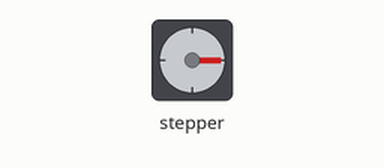
Recording of a sketch running on a simulated Arduino Uno, built with avr-gcc and run on an emulated ATmega328P. Shown: stepper motor. Wiring (inferred from the names in the program): stepper motor (2048 steps per turn assumed): coils pin 8, pin 9, pin 10, pin 11.

Above: at 0.05 s.
At 0.7 s:
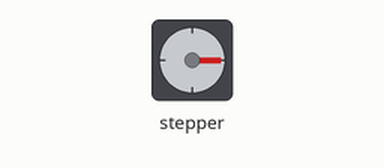
At 1.35 s:
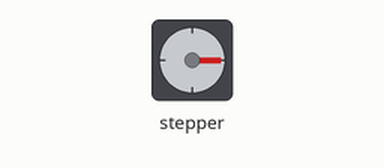
At 2.7 s:
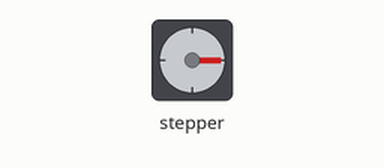
Timing chart, 0 to 6.2 s (numbered marks = the images above):
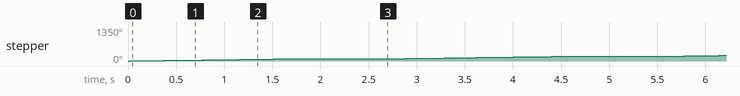

Measured:
- by itself, stepper: turns 90° clockwise in 1.7 s, repeating every 2.7 s

The sketch:

stepper_motor_multiple_numbers.ino
```cpp
#define no_of_stepper_motors 2

byte stepper_pins[no_of_stepper_motors][4] =
{
  {8, 9, 10, 11},
  {4, 5, 6, 7}
};

int current_Step[no_of_stepper_motors];
boolean Direction[no_of_stepper_motors];
int step_count = 0, angle, steps_for_angle;

void setup()
{
  for (int i = 0; i < no_of_stepper_motors; i++)
  {
    current_Step[i] = 0;
    Direction[i] = true;
    for (int j = 0; j < 4; j++)
    {
      pinMode(stepper_pins[i][j], OUTPUT);
    }
  }
}

void loop()
{
  rotate_stepper_angles(90);
  delay(1000);
}

void stepper_motor_off(int stepper_motor_number)
{
  for (int i = 0; i < 4; i++)
  {
    digitalWrite(stepper_pins[stepper_motor_number][i], LOW);
  }
}

void rotate_stepper_angles(int angle_to_rotate)
{
  float steps_for_angle = 11.37777778 * abs(angle_to_rotate);
  int step_count = 0;
  for (int i = 0; i < no_of_stepper_motors; i++)
  {
    if (angle > 0)
    {
      Direction[i] = 1;
    }
    else
    {
      Direction[i] = 0;
    }
  }

  //String print_string = "Steps for angle : " + (String)steps_for_angle;
  //Serial.println(print_string);
  while (step_count < steps_for_angle)
  {
    rotate_stepper_steps(0, 1);
    delayMicroseconds(1600);
    stepper_motor_off(0);
    //rotate_stepper_steps(1, 1);
    //delay(2);
    //stepper_motor_off(1);
    step_count++;
  }
}

void rotate_stepper_steps(byte stepper_motor_number, int steps_to_rotate)
{
  for (int x = 0; x < steps_to_rotate; x++)
  {
    switch (current_Step[stepper_motor_number])
    {
      case 0:
        digitalWrite(stepper_pins[stepper_motor_number][0], LOW);
        digitalWrite(stepper_pins[stepper_motor_number][1], LOW);
        digitalWrite(stepper_pins[stepper_motor_number][2], LOW);
        digitalWrite(stepper_pins[stepper_motor_number][3], HIGH);
        break;
      case 1:
        digitalWrite(stepper_pins[stepper_motor_number][0], LOW);
        digitalWrite(stepper_pins[stepper_motor_number][1], LOW);
        digitalWrite(stepper_pins[stepper_motor_number][2], HIGH);
        digitalWrite(stepper_pins[stepper_motor_number][3], HIGH);
        break;
      case 2:
        digitalWrite(stepper_pins[stepper_motor_number][0], LOW);
        digitalWrite(stepper_pins[stepper_motor_number][1], LOW);
        digitalWrite(stepper_pins[stepper_motor_number][2], HIGH);
        digitalWrite(stepper_pins[stepper_motor_number][3], LOW);
        break;
      case 3:
        digitalWrite(stepper_pins[stepper_motor_number][0], LOW);
        digitalWrite(stepper_pins[stepper_motor_number][1], HIGH);
        digitalWrite(stepper_pins[stepper_motor_number][2], HIGH);
        digitalWrite(stepper_pins[stepper_motor_number][3], LOW);
        break;
      case 4:
        digitalWrite(stepper_pins[stepper_motor_number][0], LOW);
        digitalWrite(stepper_pins[stepper_motor_number][1], HIGH);
        digitalWrite(stepper_pins[stepper_motor_number][2], LOW);
        digitalWrite(stepper_pins[stepper_motor_number][3], LOW);
        break;
      case 5:
        digitalWrite(stepper_pins[stepper_motor_number][0], HIGH);
        digitalWrite(stepper_pins[stepper_motor_number][1], HIGH);
        digitalWrite(stepper_pins[stepper_motor_number][2], LOW);
        digitalWrite(stepper_pins[stepper_motor_number][3], LOW);
        break;
      case 6:
        digitalWrite(stepper_pins[stepper_motor_number][0], HIGH);
        digitalWrite(stepper_pins[stepper_motor_number][1], LOW);
        digitalWrite(stepper_pins[stepper_motor_number][2], LOW);
        digitalWrite(stepper_pins[stepper_motor_number][3], LOW);
        break;
      case 7:
        digitalWrite(stepper_pins[stepper_motor_number][0], HIGH);
        digitalWrite(stepper_pins[stepper_motor_number][1], LOW);
        digitalWrite(stepper_pins[stepper_motor_number][2], LOW);
        digitalWrite(stepper_pins[stepper_motor_number][3], HIGH);
        break;
      default:
        digitalWrite(stepper_pins[stepper_motor_number][0], LOW);
        digitalWrite(stepper_pins[stepper_motor_number][1], LOW);
        digitalWrite(stepper_pins[stepper_motor_number][2], LOW);
        digitalWrite(stepper_pins[stepper_motor_number][3], LOW);
        break;
    }
  }
  update_steps(stepper_motor_number);
}

void update_steps(int i)
{
  if (Direction[i] == 1)
  {
    current_Step[i]++;
  }
  if (Direction[i] == 0)
  {
    current_Step[i]--;
  }
  if (current_Step[i] > 7)
  {
    current_Step[i] = 0;
  }
  if (current_Step[i] < 0)
  {
    current_Step[i] = 7;
  }
}
```
